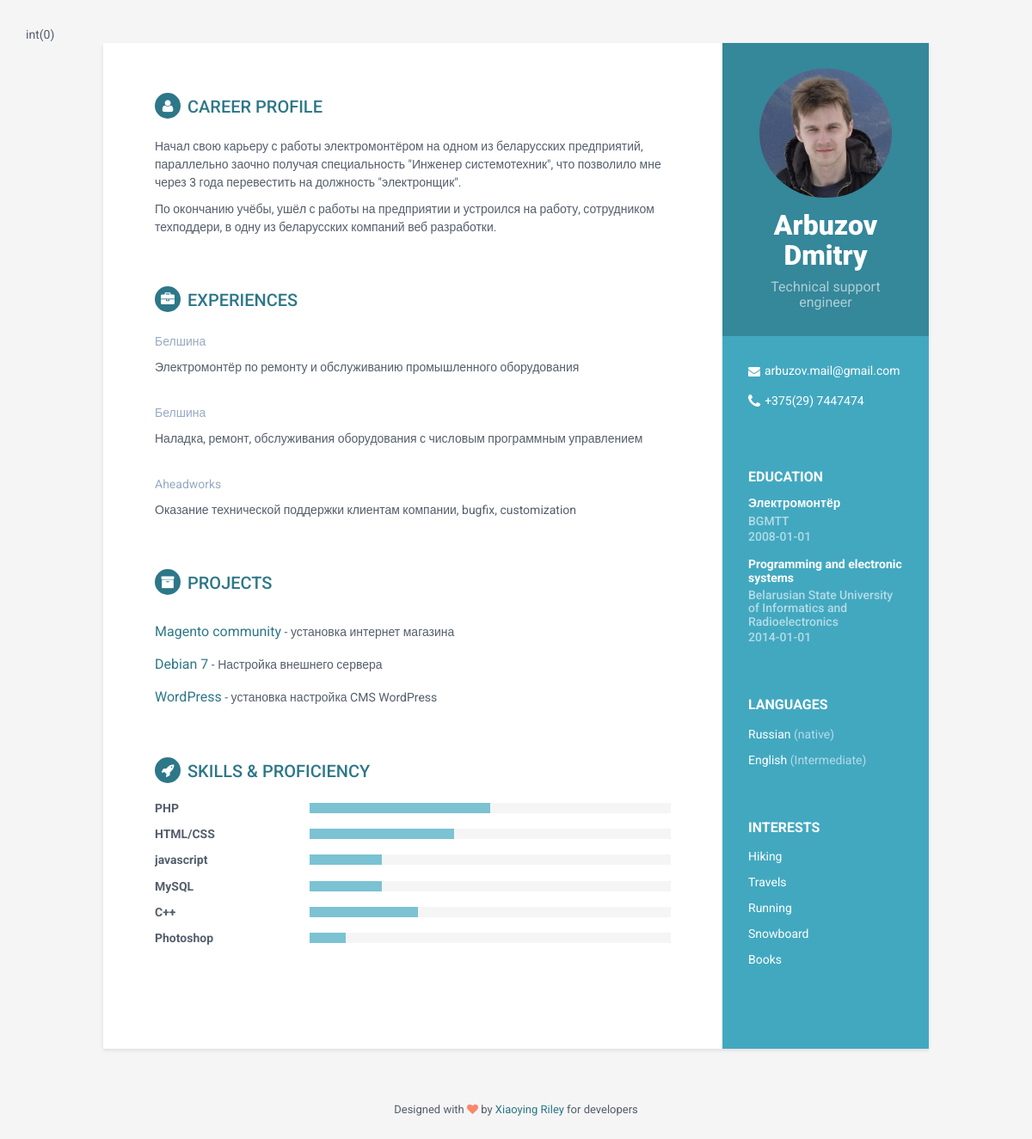
The app's page /practice2/index.php with its own data.
### tables this page shows
CREATE TABLE `person`(
  `person_id` int(11) NOT NULL AUTO_INCREMENT,
  `name` varchar(100),
  `tagline` varchar(100),
  `email` varchar(100),
  `phone` varchar(100),
  `website_name` varchar(100),
  `website_url` varchar(100),
  `summary` TEXT,
   PRIMARY KEY (`person_id`)
);

CREATE TABLE `education`(
  `education_id` int(11) NOT NULL AUTO_INCREMENT,
  `person_id` int(11) NOT NULL,
  `degree` varchar(100),
  `meta` varchar(500),
  `time_from` DATE ,
  `time_to` DATE ,
   PRIMARY KEY (`education_id`)
);

CREATE TABLE `language`(
  `language_id` int(11) NOT NULL AUTO_INCREMENT,
  `person_id` int(11) NOT NULL,
  `language` varchar(100),
  `level` varchar(50),
   PRIMARY KEY (`language_id`)
);

CREATE TABLE `interests`(
  `interests_id` int(11) NOT NULL AUTO_INCREMENT,
  `person_id` int(11) NOT NULL,
  `interest` varchar(100),
   PRIMARY KEY (`interests_id`)
);

CREATE TABLE `expiriences`(
  `expiriences_id` int(11) NOT NULL AUTO_INCREMENT,
  `person_id` int(11) NOT NULL,
  `job` varchar(100),
  `company` varchar(100),
  `details` varchar(500),
  `date_from` DATE,
  `date_to` DATE,
   PRIMARY KEY (`expiriences_id`)
);

CREATE TABLE `projects`(
  `projects_id` int(11) NOT NULL AUTO_INCREMENT,
  `person_id` int(11) NOT NULL,
  `title` varchar(100),
  `url` varchar(100),
  `description` varchar(500),
   PRIMARY KEY (`projects_id`)
);

CREATE TABLE `skills`(
  `skills_id` int(11) NOT NULL AUTO_INCREMENT,
  `person_id` int(11) NOT NULL,
  `title` varchar(100),
  `level` int(10),
   PRIMARY KEY (`skills_id`)
);

### practice2/model/DBResource.php (called while the page is built, shortened)
<?php
class DBResource
{
     protected $db;
     private $dbEngine;
    public function __construct(string $dbEngine, string $dbtable = 'portfolio', string $dbhost = 'localhost', string $dbuser = 'root', string $dbpass = 'root' )
    {
        if ($dbEngine == self::DB_PDO){
            $this->db = new PDO("mysql:host={$dbhost};dbname={$dbtable};charset=utf8", $dbuser, $dbpass);
            $this->dbEngine = self::DB_PDO;
        } else {
            die ('argument is incorrect');
        }
        return $this->db;
    }
    public function getDataAsArrayById($id = 1)
    {
        if ($this->dbEngine === self::DB_PDO ){
            $db = $this->db;
            $result = $db->query("SELECT * FROM `person` WHERE `person_id` = {$id}")
                ->fetch(PDO::FETCH_ASSOC);
            $result['education'] = $db->query("SELECT * FROM `education` WHERE `person_id` = {$id}")
                ->fetchAll(PDO::FETCH_ASSOC);
            $result['language'] = $db->query("SELECT * FROM `language` WHERE `person_id` = {$id}")
                ->fetchAll(PDO::FETCH_ASSOC);
            $result['interests'] = $db->query("SELECT * FROM `interests` WHERE `person_id` = {$id}")
                ->fetchAll(PDO::FETCH_ASSOC);
            $result['experiences']= $db->query("SELECT * FROM `expiriences` WHERE `person_id` = {$id}")
                ->fetchAll(PDO::FETCH_ASSOC);
            $result['projects'] = $db->query("SELECT * FROM `projects` WHERE `person_id` = {$id}")
                ->fetchAll(PDO::FETCH_ASSOC);
            $result['skills'] = $db->query("SELECT * FROM `skills` WHERE `person_id` = {$id}")
                ->fetchAll(PDO::FETCH_ASSOC);
        }
        return $result;
    }
}

### practice2/model/data.php (called while the page is built)
<?php
require __DIR__ . '/DBResource.php';
if(isset($_GET['mysqli'])){
    $engine = DBResource::DB_Mysqli;
} else {
    $engine = DBResource::DB_PDO;
}
var_dump($engine);
$connection = new DBResource($engine);
$result  = $connection->getDataAsArrayById();
return $result;

### practice2/index.php (the view, shortened to what this page needs)
<!DOCTYPE html>
 <html lang="ru">
<head>
    <link rel="stylesheet" href="assets/plugins/bootstrap/css/bootstrap.min.css">
    <link rel="stylesheet" href="assets/plugins/font-awesome/css/font-awesome.css">
    <link id="theme-style" rel="stylesheet" href="assets/css/styles.css">
</head>
<body>
<?php extract(include 'model/data.php'); ?>
<div class="wrapper">
    <div class="sidebar-wrapper">
        <div class="profile-container">
            <img class="profile" src="assets/images/profile.jpg" height="150" style="border-radius: 80px;" alt="" />
            <h1 class="name"><?= $name ?></h1>
            <h3 class="tagline"><?= $tagline ?></h3>
        </div>
        <div class="contact-container container-block">
            <ul class="list-unstyled contact-list">
                <li class="email"><i class="fa fa-envelope"></i><a href="mailto: <?= $email ?>"><?= $email ?></a></li>
                <li class="phone"><i class="fa fa-phone"></i><a href="<?=$phone ?>"><?=$phone ?></a></li>
            </ul>
        </div>
        <div class="education-container container-block">
            <h2 class="container-block-title">Education</h2>
            <?php foreach ($education as $key => $value){ ?>
                <div class="item">
                    <h4 class="degree"><?=$value['degree'] ?></h4>
                    <h5 class="meta"><?=$value['meta'] ?></h5>
                    <div class="time"><?=$value['time_from'] . $value['time_to'] ? $value['time_to'] : '...'?></div>
                </div>
            <?php } ?>
        </div>
        <div class="languages-container container-block">
            <h2 class="container-block-title">Languages</h2>
            <ul class="list-unstyled interests-list">
                <?php foreach ($language as $language){ ?>
                    <li><?=$language['language']?> <span class="lang-desc">(<?=$language['level']?>)</span></li>
                <?php } ?>
            </ul>
        </div>
        <div class="interests-container container-block">
            <h2 class="container-block-title">Interests</h2>
            <ul class="list-unstyled interests-list">
                <?php foreach ($interests as $interest){ ?>
                    <li><?=$interest['interest']?></li>
                <?php } ?>
            </ul>
        </div>
    </div>
    <div class="main-wrapper">
        <section class="section summary-section">
            <h2 class="section-title"><i class="fa fa-user"></i>Career Profile</h2>
            <div class="summary">
                <p><?=$summary?> </p>
            </div>
        </section>
        <section class="section experiences-section">
            <h2 class="section-title"><i class="fa fa-briefcase"></i>Experiences</h2>
            <?php foreach ($experiences as $exp){ ?>
                <div class="item">
                    <div class="meta">
                        <div class="company"><?=$exp['company'] ?></div>
                    </div>
                    <div class="details">
                        <p><?=$exp['details'] ?></p>
                    </div>
                </div>
            <?php } ?>
        </section>
        <section class="section projects-section">
            <h2 class="section-title"><i class="fa fa-archive"></i>Projects</h2>
            <?php foreach ($projects as $item){ ?>
                <div class="item">
                    <span class="project-title"><a href="<?=$item['url']?>"><?=$item['title']?></a></span> - <span class="project-tagline"><?=$item['description']?></span>
                </div>
            <?php } ?>
        </section>
        <section class="skills-section section">
            <h2 class="section-title"><i class="fa fa-rocket"></i>Skills &amp; Proficiency</h2>
            <div class="skillset">
                <?php foreach ($skills as $skill){?>
                    <div class="item">
                        <h3 class="level-title"><?=$skill['title']?></h3>
                        <div class="level-bar">
                            <div class="level-bar-inner" data-level="<?=$skill['level'] ?>%">
                            </div>
                        </div>
                    </div>
                <?php }?>
            </div>
        </section>
    </div>
</div>
<footer class="footer">
    <div class="text-center">
        <small class="copyright">Designed with <i class="fa fa-heart"></i> by <a href="http://themes.3rdwavemedia.com" target="_blank">Xiaoying Riley</a> for developers</small>
    </div>
</footer>
</body>
</html>

### practice2/assets/css/styles.css (style rules this page uses)
body { font-family: 'Roboto', sans-serif; color: #545E6C; background: #f5f5f5; font-size: 14px; padding: 30px; -webkit-font-smoothing: antialiased; -moz-osx-font-smoothing: grayscale; }
h1, h2, h3, h4, h5, h6 { font-weight: 700; }
a { color: #2d7788; -webkit-transition: all 0.4s ease-in-out; -moz-transition: all 0.4s ease-in-out; -ms-transition: all 0.4s ease-in-out; -o-transition: all 0.4s ease-in-out; }
p { line-height: 1.5; }
.wrapper { background: #42A8C0; max-width: 960px; margin: 0 auto; position: relative; -webkit-box-shadow: 0px 2px 4px rgba(0, 0, 0, 0.1); -moz-box-shadow: 0px 2px 4px rgba(0, 0, 0, 0.1); box-shadow: 0px 2px 4px rgba(0, 0, 0, 0.1); }
.sidebar-wrapper { background: #42A8C0; position: absolute; right: 0; width: 240px; height: 100%; min-height: 800px; color: #fff; }
.sidebar-wrapper a { color: #fff; }
.sidebar-wrapper .profile-container { padding: 30px; background: rgba(0, 0, 0, 0.2); text-align: center; color: #fff; }
.sidebar-wrapper .name { font-size: 32px; font-weight: 900; margin-top: 0; margin-bottom: 10px; }
.sidebar-wrapper .tagline { color: rgba(255, 255, 255, 0.6); font-size: 16px; font-weight: 400; margin-top: 0; margin-bottom: 0; }
.sidebar-wrapper .profile { margin-bottom: 15px; }
.sidebar-wrapper .contact-list .fa { margin-right: 5px; font-size: 18px; vertical-align: middle; }
.sidebar-wrapper .contact-list li { margin-bottom: 15px; }
.sidebar-wrapper .contact-list li:last-child { margin-bottom: 0; }
.sidebar-wrapper .contact-list .email .fa { font-size: 14px; }
.sidebar-wrapper .container-block { padding: 30px; }
.sidebar-wrapper .container-block-title { text-transform: uppercase; font-size: 16px; font-weight: 700; margin-top: 0; margin-bottom: 15px; }
.sidebar-wrapper .degree { font-size: 14px; margin-top: 0; margin-bottom: 5px; }
.sidebar-wrapper .education-container .item { margin-bottom: 15px; }
.sidebar-wrapper .education-container .item:last-child { margin-bottom: 0; }
.sidebar-wrapper .education-container .meta { color: rgba(255, 255, 255, 0.6); font-weight: 500; margin-bottom: 0px; margin-top: 0; }
.sidebar-wrapper .education-container .time { color: rgba(255, 255, 255, 0.6); font-weight: 500; margin-bottom: 0px; }
.sidebar-wrapper .languages-container .lang-desc { color: rgba(255, 255, 255, 0.6); }
.sidebar-wrapper .interests-list { margin-bottom: 0; }
.sidebar-wrapper .interests-list li { margin-bottom: 10px; }
.sidebar-wrapper .interests-list li:last-child { margin-bottom: 0; }
.main-wrapper { background: #fff; padding: 60px; padding-right: 300px; }
.main-wrapper .section-title { text-transform: uppercase; font-size: 20px; font-weight: 500; color: #2d7788; position: relative; margin-top: 0; margin-bottom: 20px; }
.main-wrapper .section-title .fa { width: 30px; height: 30px; margin-right: 8px; display: inline-block; color: #fff; -webkit-border-radius: 50%; -moz-border-radius: 50%; -ms-border-radius: 50%; -o-border-radius: 50%; border-radius: 50%; -moz-background-clip: padding; -webkit-background-clip: padding-box; background-clip: padding-box; background: #2d7788; text-align: center; padding-top: 8px; font-size: 16px; position: relative; top: -2px; }
.main-wrapper .section { margin-bottom: 60px; }
.main-wrapper .experiences-section .item { margin-bottom: 30px; }
.main-wrapper .company { margin-bottom: 10px; color: #97AAC3; }
.main-wrapper .project-title { font-size: 16px; font-weight: 400; margin-top: 0; margin-bottom: 5px; }
.main-wrapper .projects-section .item { margin-bottom: 15px; }
.skillset .item { margin-bottom: 15px; overflow: hidden; }
.skillset .level-title { font-size: 14px; margin-top: 0; margin-bottom: 12px; }
.skillset .level-bar { height: 12px; background: #f5f5f5; }
.skillset .level-bar-inner { height: 12px; background: #7bc2d3; }
.footer { padding: 30px; padding-top: 60px; }
.footer .copyright { line-height: 1.6; color: #545E6C; font-size: 13px; }
.footer .fa-heart { color: #fb866a; }
@media (min-width: 992px) { .skillset .level-title { display: inline-block; float: left; width: 30%; margin-bottom: 0; } }
@media (min-width: 992px) { .skillset .level-bar { display: inline-block; width: 70%; float: left; position: relative; top: 1px; } }

### records on screen
person: name "Arbuzov Dmitry", tagline "Technical support engineer", email "arbuzov.mail@gmail.com", phone "+375(29) 7447474", summary "Начал свою карьеру с работы электромонтёром на одном из беларусских предприятий, параллельно заочно получая специальность \"Инженер системотехник\", что позволило мне через 3 года перевестить на должность \"электронщик\". По окончанию учёбы, ушёл с работы на предприятии и устроился на работу, сотрудником техподдери, в одну из беларусских компаний веб разработки."
education: degree "Электромонтёр", meta "BGMTT", time_to "2008-01-01"
education: degree "Programming and electronic systems", meta "Belarusian State University of Informatics and Radioelectronics", time_to "2014-01-01"
language: language "Russian", level "native"
language: language "English", level "Intermediate"
interests: interest "Hiking"
interests: interest "Travels"
interests: interest "Running"
interests: interest "Snowboard"
interests: interest "Books"
expiriences: company "Белшина", details "Электромонтёр по ремонту и обслуживанию промышленного оборудования"
expiriences: company "Белшина", details "Наладка, ремонт, обслуживания оборудования с числовым программным управлением"
expiriences: company "Aheadworks", details "Оказание технической поддержки клиентам компании, bugfix, customization"
projects: title "Magento community", description "установка интернет магазина"
projects: title "Debian 7", description "Настройка внешнего сервера"
projects: title "WordPress", description "установка настройка CMS WordPress"
skills: title "PHP", level 50 (drawn)
skills: title "HTML/CSS", level 40 (drawn)
skills: title "javascript", level 20 (drawn)
skills: title "MySQL", level 20 (drawn)
skills: title "C++", level 30 (drawn)
skills: title "Photoshop", level 10 (drawn)
